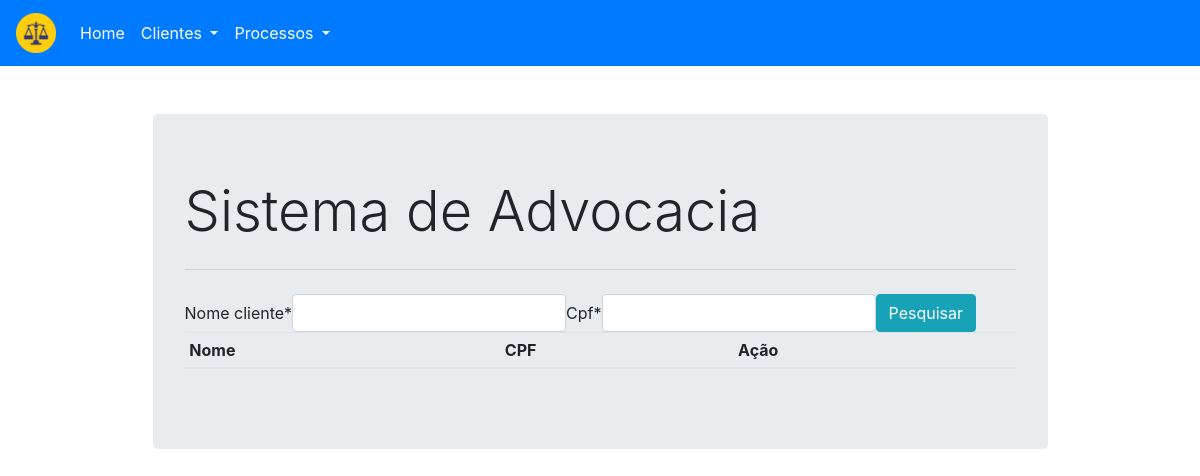
The app's page /listacliente/, older data.
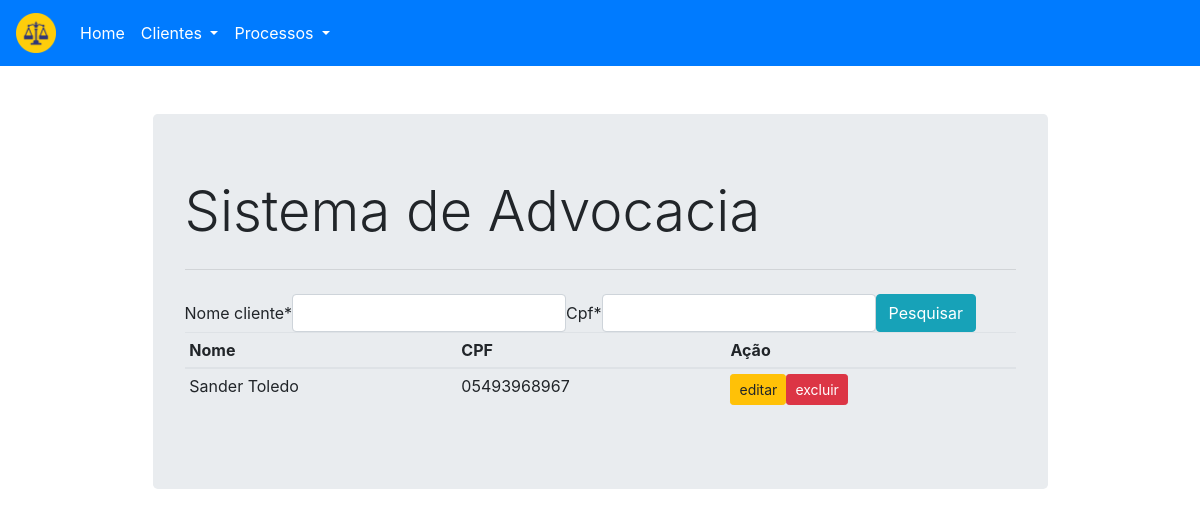
The same page, newer data.
### clientes/models.py (models this page shows, shortened)
class Cliente(models.Model):
    ESTADO_CIVIL = (
        ("S", "Solteiro"),
        ("C", "Casado"),
        ("D", "Divorciado"),
        ("U", "União Estavel"),
        ("V", "Viuvo(a)"),
    )
    UF = (
        ("AC", "Acre"), ("AL", "Alagoas"),
        ("AP", "Amapá"), ("AM", "Amazonas"),
        ("BA", "Bahia"), ("CE", "Ceará"),
        ("DF", "Distrito Federal"), ("ES", "Espírito Santo"),
        ("GO", "Goiás"), ("MA", "Maranhão"),
        ("MT", "Mato Grosso"), ("MS", "Mato Grosso do Sul"),
        ("MG", "Minas Gerais"), ("PA", "Pará"),
        ("PB", "Paraíba"), ("PR", "Paraná"),
        ("PE", "Pernanbuco"), ("PI", "Piauí"),
        ("RJ", "Rio de Janeiro"), ("RN", "Rio Grande do Norte"),
        ("RS", "Rio Grande do Sul"), ("RO", "Rondônia"),
        ("RR", "Roraima"), ("SC", "Santa Catarina"),
        ("SP", "São Paulo"), ("SE", "Sergipe"), ("TO", "Tocantins"),
    )
    nome_cliente = models.CharField(max_length=100)
    cpf = models.CharField(max_length=14)
    rg = models.CharField(max_length=8)
    estado_civil = models.CharField(max_length=1, choices=ESTADO_CIVIL)
    data_nascimento = models.DateField()
    endereco = models.CharField(max_length=100)
    nro_endereco = models.IntegerField(null=True, blank=True)
    bairro = models.CharField(max_length=45)
    cidade = models.CharField(max_length=15)
    estado = models.CharField(max_length=2, choices=UF)
    cep = models.CharField(max_length=8)
    email = models.EmailField(max_length=254)
    telefone = models.CharField(max_length=11)

### clientes/views.py (the view)
# urls.py: path('listacliente/', views.listagemCliente, name="listacliente"),
def listagemCliente(request):
    clientes = []
    form = BuscaClienteForm()
    if request.method == "POST":
        resultado = BuscaClienteForm(request.POST)
        if resultado.is_valid():
            nome = resultado.cleaned_data["nome_cliente"]
            cpf = resultado.cleaned_data["cpf"]
            clientes = Cliente.objects.filter(nome_cliente=nome)
    else:
        clientes = Cliente.objects.all()
    contexto = {'clientes': clientes, "form": form}
    return render(request, "clientes/listaClientes.html", contexto)

### clientes/forms.py
class BuscaClienteForm(forms.Form):
    nome_cliente = forms.CharField(max_length=45)
    cpf = forms.CharField(max_length=11)
    labels = {
        "nome_cliente": "Nome",
        "cpf": "CPF",
    }

### clientes/templates/clientes/listaClientes.html (shortened to what this page needs)
{% extends 'clientes/base.html' %}
{% load crispy_forms_tags %}
{% block conteudo %}
    <div class="table-responsive table-hover text-nowrap">
        <form action="" method="post" class="form form-inline">
			{{ form | crispy }}
			<input type="submit" class="btn btn-info" value="Pesquisar" />
		</form>
        <table id="dt-vertical-scroll" class="table table-sm" cellspacing="0" width="100%">
            <thead>
                <tr>
                    <th scope="col">Nome</th>
                    <th scope="col">CPF</th>
                    <th scope="col">Ação</th>
                </tr>
            </thead>
        {% for Cliente in clientes %}
        <tbody id="myTable">
            <tr scope="row">
                <td>{{Cliente.nome_cliente}}</td>
                <td>{{Cliente.cpf}}</td>
                <td><a href="editar/{{cliente.id}}" class="btn btn-warning btn-sm" id = '{{Cliente.id}}'>editar</a><a href="#" class="btn btn-danger btn-sm">excluir</a></td>
            </tr>
        </tbody>
        {% endfor %}
        </table>
    </div>
{% endblock conteudo %}

Row changes from the older to the newer data that the page shows:
added Cliente: nome_cliente "Sander Toledo", cpf "05493968967"
